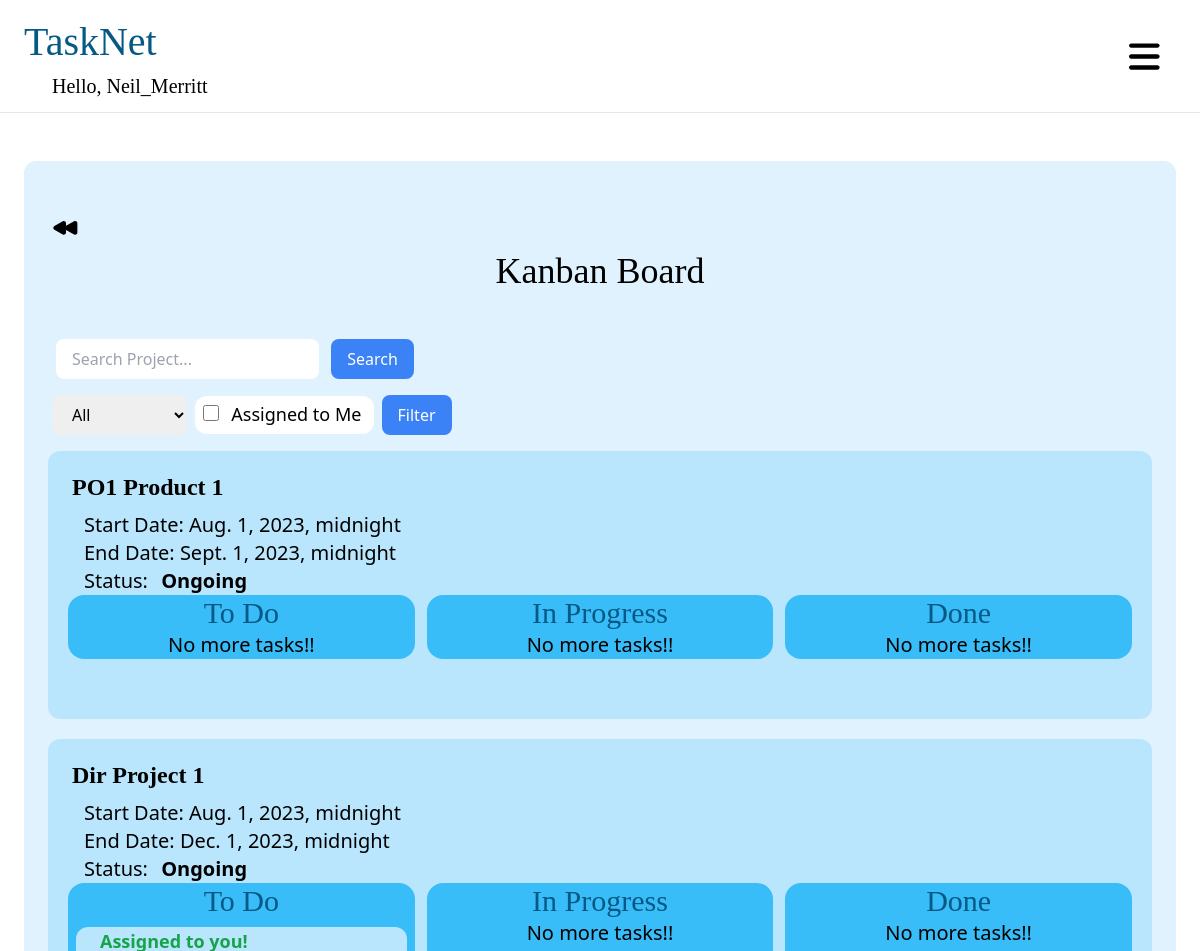
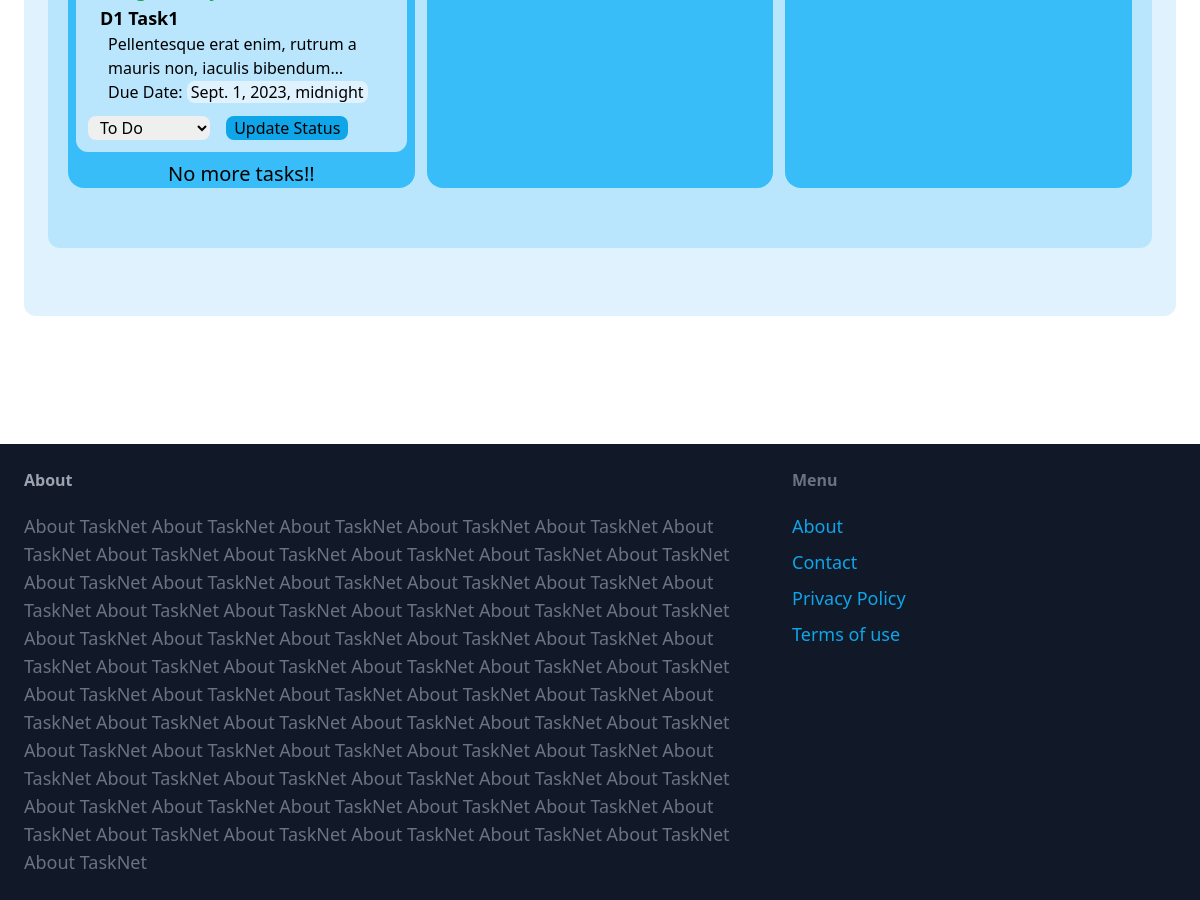
Page /kanban/board/ (signed in) on the committed database (2 pictures, top to bottom).
### core/models.py (models this page shows, shortened)
class CustomUser(AbstractUser):
    ROLE_CHOICES = (
        ('director', 'Director'),
        ('product_owner', 'Product Owner'),
        ('developer', 'Developer'),
        ('qa', 'Quality Assessment'),
        ('other', 'Other')
    )
    email = models.EmailField(unique=True)
    role = models.CharField(max_length=20, choices=ROLE_CHOICES)
    USERNAME_FIELD = 'email'
    REQUIRED_FIELDS = ['username']

### kanban/models.py (models this page shows, shortened)
class Project(models.Model):
    name = models.CharField(max_length=255, unique=True)
    description = models.TextField()
    start_date = models.DateTimeField(null=True, blank=True)
    end_date = models.DateTimeField(null=True, blank=True)
    creator = models.ForeignKey(settings.AUTH_USER_MODEL, related_name='projects', on_delete=models.CASCADE)
    assigned_users = models.ManyToManyField(settings.AUTH_USER_MODEL, related_name='assigned_projects', blank=True)
    status = models.CharField(max_length=20, choices=(
        ('ONGOING', 'Ongoing'),
        ('COMPLETED', 'Completed'),
        ('CANCELLED', 'Cancelled')
    ), default='ONGOING')
    class Meta:
        ordering = ('end_date',)

class Task(models.Model):
    project = models.ForeignKey(Project, related_name='tasks', on_delete=models.CASCADE)
    title = models.CharField(max_length=255)
    description = models.TextField()
    created_at = models.DateTimeField(null=True, blank=True)
    created_by = models.ForeignKey(settings.AUTH_USER_MODEL, related_name='tasks', on_delete=models.CASCADE)
    assigned_to = models.ManyToManyField(settings.AUTH_USER_MODEL, related_name='assigned_tasks')
    status = models.CharField(max_length=20, choices=(
        ('TODO', 'To Do'),
        ('IN_PROGRESS', 'In Progress'),
        ('DONE', 'Done')
    ))
    due_date = models.DateTimeField(null=True, blank=True)
    class Meta:
        ordering = ('created_at',)

### kanban/views.py (the view)
# urls.py: path('board/', views.board, name='board'),
@login_required
def board(request):
    user = request.user
    if user.role == 'director':
        projects = Project.objects.all()
        tasks = Task.objects.all()
    else:
        projects = Project.objects.filter(Q(assigned_users=user) | Q(creator=user)).distinct()
        tasks = Task.objects.filter(project__in=projects)
    status = request.GET.get('status', None)
    if status:
        projects = projects.filter(status=status)
    search_query = request.GET.get('search', None)
    if search_query:
        projects = projects.filter(name__icontains=search_query)
    assigned_only = bool(request.GET.get('assigned_only', False))
    if assigned_only:
        tasks = tasks.filter(assigned_to=user)
    return render(request, 'kanban/board.html', {
        'tasks': tasks,
        'projects': projects,
        'selected_status': status,
        'assigned_only': assigned_only,
    })

### kanban/templates/kanban/board.html (shortened to what this page needs)
{% extends 'core/base.html' %}
{% block content %}
<body>
    <div class="mt-6 px-6 py-12 bg-sky-100 rounded-xl">
        <button onclick="goBack()">
        </button>
        <h2 class="mb-12 text-4xl text-center font-serif">Kanban Board</h2>
        <div class="mb-4 flex justify-start">
            <form method="GET" action="{% url 'kanban:board' %}">
                <input type="text" name="search" placeholder="Search Project..." class="ml-2 py-2 px-4 rounded-lg">
                <button type="submit" class="ml-2 py-2 px-4 bg-blue-500 hover:bg-blue-700 rounded-lg text-white">Search</button>
                <p class="p-2"></p>
                <select name="status" class="py-2 px-4 ml-1 rounded-lg">
                    <option value="">All</option>
                </select>
                <label for="assigned_only" class="p-2 ml-1 bg-white rounded-xl">
                    <input type="checkbox" id="assigned_only" name="assigned_only" class="h-4 w-4" {% if assigned_only %}checked{% endif %}>
                    <span class="ml-2 text-lg">Assigned to Me</span>
                </label>
                <button type="submit" class="ml-2 py-2 px-4 bg-blue-500 hover:bg-blue-700 rounded-lg text-white">Filter</button>
            </form>
        </div>
        {% for project in projects %}
            <div {% if project.status == 'COMPLETED' %}class="col-span-1 bg-green-300 rounded-xl mb-5 p-5 hover:bg-green-400 hover:shadow-lg hover:shadow-black transition-all duration-300"
                {% elif project.status == 'CANCELLED' %}class="col-span-1 bg-red-300 rounded-xl mb-5 p-5 hover:bg-red-400 hover:shadow-lg hover:shadow-black transition-all duration-300"
                {% else %}class="col-span-1 bg-sky-200 rounded-xl mb-5 p-5 hover:bg-sky-300 hover:shadow-lg hover:shadow-black transition-all duration-300"{% endif %}>
                {% if user.role == 'director' or request.user == project.creator %}
                    <a href="{% url 'kanban:project_detail' project.id %}">
                        <h3 class="mb-2 text-2xl font-serif font-semibold">
                            <span {% if project.status == 'COMPLETED' %}class="p-2 hover:bg-green-500 rounded-xl transition-all"{% elif project.status == 'CANCELLED' %}class="p-2 hover:bg-red-500 rounded-xl transition-all"{% else %}class="p-2 hover:bg-sky-500 rounded-xl transition-all"{% endif %}>{{ project.name }}</span>
                        </h3>
                    </a>
                {% else %}
                    <h3 class="mb-2 text-2xl font-serif font-semibold">
                        <span class="px-1">{{ project.name }}</span>
                    </h3>
                {% endif %}
                <h3 class="px-4 text-xl">Start Date: {{ project.start_date }}</h3>
                <h3 class="px-4 text-xl">End Date: {{ project.end_date }}</h3>
                <h3 class="px-4 text-xl">Status:
                    {% if project.status == 'COMPLETED' %}
                        <span class="px-2 font-semibold bg-green-400 rounded-xl">Completed</span>
                    {% elif project.status == 'CANCELLED' %}
                        <span class="px-2 font-semibold bg-red-400 rounded-xl">Cancelled</span>
                    {% else %}
                        <span class="px-2 font-semibold">Ongoing</span>
                    {% endif %}
                </h3>
                <div class="grid grid-cols-3 gap-3">
                    <div class="col-span-1 bg-sky-400 rounded-2xl border-gray-400 hover:shadow-md hover:shadow-black transition-all duration-300">
                        <h2 class="text-3xl font-serif text-sky-800 text-center">To Do</h2>
                        {% with flag_todo=False %}
                            {% for task in tasks %}
                                {% if task.status == 'TODO' and task.project_id == project.id %}
                                    {% with flag_todo=True %}
                                        <div {% if request.user in task.assigned_to.all or request.user.role == 'director' or request.user == task.project.creator %} class="task m-2 bg-sky-200 rounded-xl hover:bg-sky-300 hover:shadow-md hover:shadow-sky-700 transition-all duration-300"
                                            {% else %} class="task m-2 bg-sky-200 rounded-xl" {%endif%}>
                                            <a {% if request.user in task.assigned_to.all or request.user.role == 'director' or request.user == task.project.creator %}href="{% url 'kanban:task_detail' task.id %}"{% endif %}>
                                                {% if request.user in task.assigned_to.all %}
                                                    <h3 class="text-lg px-6 font-semibold text-green-600">Assigned to you!</h3>
                                                {% endif %}
                                                <h3 class="text-lg px-6 font-bold">{{ task.title }}</h3>
                                                <p class="px-8" style=" display: -webkit-box; -webkit-line-clamp: 2; -webkit-box-orient: vertical; overflow: hidden;">{{ task.description }}</p>
                                                <p class="px-8">Due Date: <span class="px-1 bg-sky-100 rounded-lg">{{ task.due_date }}</span></p>
                                            </a>
                                            {% if request.user in task.assigned_to.all or request.user == task.created_by  or request.user.role == 'director' or request.user == task.project.creator %}
                                                <form method="POST" action="{% url 'kanban:update_task_status' task.id %}">
                                                    <select name="status" class="m-3 px-2 rounded-lg hover:bg-gray-200 transition-all">
                                                        <option value="TODO" {% if task.status == 'TODO' %}selected{% endif %}>To Do</option>
                                                    </select>
                                                    <button type="submit" class="px-2 bg-sky-500 rounded-lg hover:bg-sky-600 transition-all">Update Status</button>
                                                </form>
                                            {% else %}
                                                <p class="py-1"></p>
                                            {% endif %}
                                        </div>
                                    {% endwith %}
                                {% endif %}
                            {% endfor %}
                            {% if not flag_todo %}
                                <p class="text-xl px-6 text-center">No more tasks!!</p>
                            {% endif %}
                        {% endwith %}
                    </div>
                    <div class="col-span-1 bg-sky-400 rounded-2xl border-gray-400 hover:shadow-md hover:shadow-black transition-all duration-300">
                        <h2 class="text-3xl font-serif text-sky-800 text-center">In Progress</h2>
                        {% with flag_in_progress=False %}
                            {% if not flag_in_progress %}
                                <p class="text-xl px-6 text-center">No more tasks!!</p>
                            {% endif %}
                        {% endwith %}
                    </div>
                    <div class="col-span-1 bg-sky-400 rounded-2xl border-gray-400 hover:shadow-md hover:shadow-black transition-all duration-300">
                        <h2 class="text-3xl font-serif text-sky-800 text-center">Done</h2>
                        {% with flag_done=False %}
                            {% if not flag_done %}
                                <p class="text-xl px-6 text-center">No more tasks!!</p>
                            {% endif %}
                        {% endwith %}
                    </div>
                </div>
                <p class="py-5"></p>
            </div>
        {% empty %}
            <p class="text-xl px-6">No projects available.</p>
        {% endfor %}
    </div>
</body>
{% endblock %}

### core/templates/core/base.html (shortened to what this page needs)
<!DOCTYPE html>
<html>
    <head>
        <script src="https://cdn.tailwindcss.com"></script>
        <link rel="stylesheet" href="https://cdn.jsdelivr.net/gh/habibmhamadi/multi-select-tag/dist/css/multi-select-tag.css">
    </head>
    <body>
        <nav class="px-6 py-3 flex justify-between items-center border-b border-grey-200 bg-white" style="position: sticky; top: 0;">
            <a href="{% url 'kanban:board' %}" class="text-sky-800" style="font-size: 40px; font-family:Lucida Console;">TaskNet<h1 class="ml-7 text-xl text-black">{% if request.user.is_authenticated %}Hello, {{request.user.username}}{% endif %}</h1></a>
            <div class="relative space-x-1">
                    {% if request.user.is_authenticated %}
                        <button id="dropdown-trigger" class="flex items-center px-4 py-3 text-lg font-semibold rounded-xl transition-all duration-300 hover:outline-none" style="font-size: 20px; font-family:Lucida Console;">
                        </button>
                    {% endif %}
            </div>
        </nav>
        <div class="px-6 py-6 pb-32">
            {% block content %}
            {% endblock %}
        </div>
        <footer class="px-6 py-6 flex justify-between bg-gray-900">
            <div class="w-2/3 pr-10">
                <h3 class="mb-5 font-semibold text-gray-400">About</h3>
                <p class="text-lg text-gray-500">About TaskNet About TaskNet About TaskNet About TaskNet About TaskNet About TaskNet About TaskNet About TaskNet About TaskNet About TaskNet About TaskNet About TaskNet About TaskNet About TaskNet About TaskNet About TaskNet About TaskNet About TaskNet About TaskNet About TaskNet About TaskNet About TaskNet About TaskNet About TaskNet About TaskNet About TaskNet About TaskNet About TaskNet About TaskNet About TaskNet About TaskNet About TaskNet About TaskNet About TaskNet About TaskNet About TaskNet About TaskNet About TaskNet About TaskNet About TaskNet About TaskNet About TaskNet About TaskNet About TaskNet About TaskNet About TaskNet About TaskNet About TaskNet About TaskNet About TaskNet About TaskNet About TaskNet About TaskNet About TaskNet About TaskNet About TaskNet About TaskNet About TaskNet About TaskNet About TaskNet About TaskNet About TaskNet About TaskNet About TaskNet About TaskNet About TaskNet About TaskNet</p>
            </div>
            <div class="w-1/3">
                <h3 class="mb-5 font-semibold text-gray-500">Menu</h3>
                <ul class="space-y-2">
                    <li><a href="{% url 'core:about' %}" class="text-lg text-sky-500 hover:text-sky-700">About</a></li>
                    <li><a href="{% url 'core:contact' %}" class="text-lg text-sky-500 hover:text-sky-700">Contact</a></li>
                    <li><a href="{% url 'core:privacy_policy' %}" class="text-lg text-sky-500 hover:text-sky-700">Privacy Policy</a></li>
                    <li><a href="{% url 'core:terms_of_use' %}" class="text-lg text-sky-500 hover:text-sky-700">Terms of use</a></li>
                </ul>
            </div>
        </footer>
    </body>
</html>

### rows in the picture
CustomUser: user.username "Neil_Merritt"
Project: name "PO1 Product 1", start_date "Aug. 1, 2023, midnight", end_date "Sept. 1, 2023, midnight", status "Ongoing"
Project: name "Dir Project 1", start_date "Aug. 1, 2023, midnight", end_date "Dec. 1, 2023, midnight", status "Ongoing"
Task: shows "Assigned to you!", title "D1 Task1", description "Pellentesque erat enim, rutrum a mauris non, iaculis…", due_date "Sept. 1, 2023, midnight", status "To Do"
